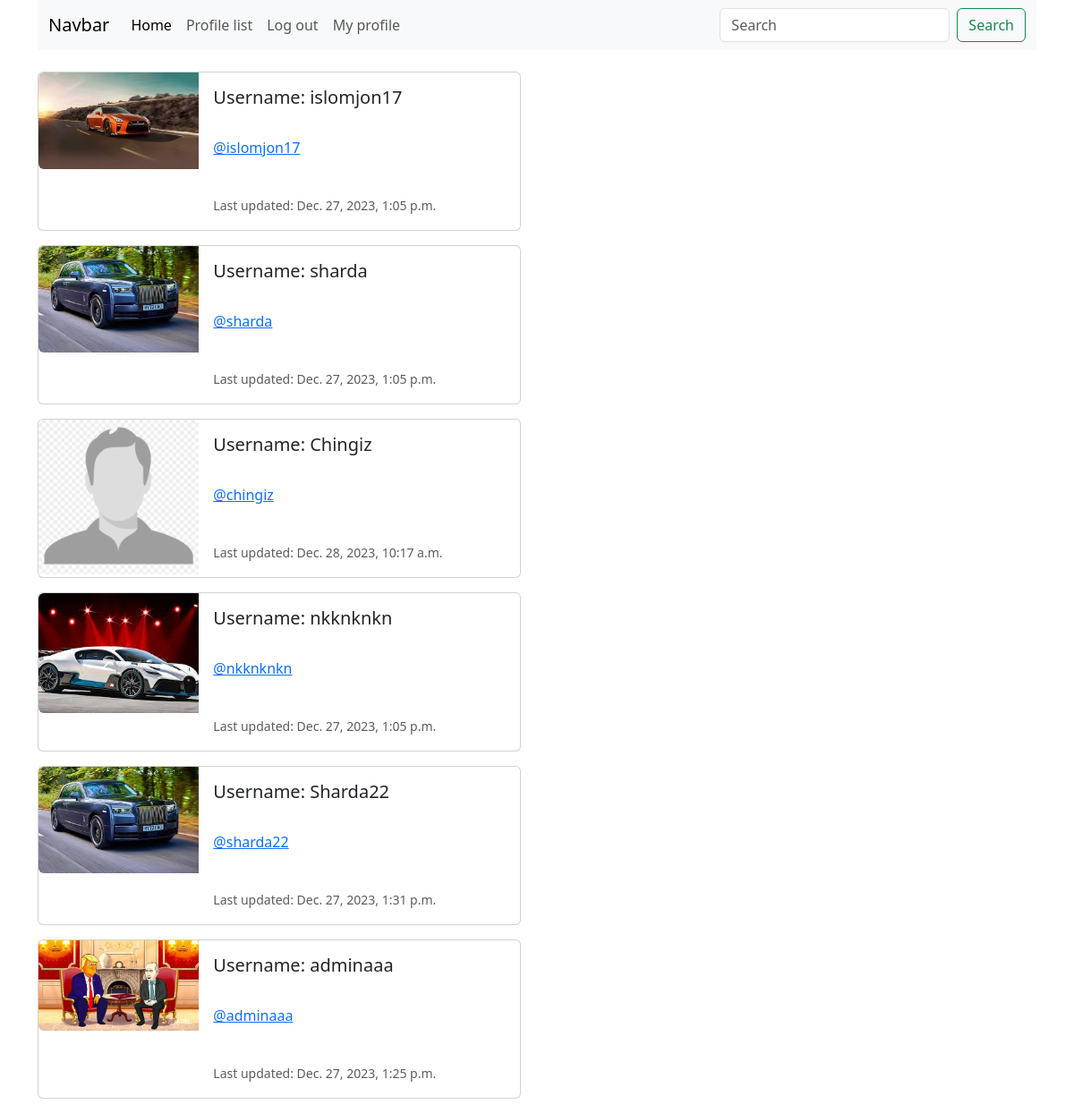
Screenshot of /profile_list/ (signed in) with the database file from the repository.
### twitterclone/models.py (models this page shows, shortened)
class Profile(models.Model):
    user = models.OneToOneField(User, on_delete=models.CASCADE)
    follows = models.ManyToManyField("self",
                                    related_name="followed_by",
                                    symmetrical=False,
                                    blank=True)
    profile_image = models.ImageField(null=True, blank=True, upload_to="images/")
    created_date = models.DateTimeField(User, auto_now=True)

### twitterclone/views.py (the view)
# urls.py: path('profile_list/', views.profile_list, name="profile_list"),
def profile_list(request):
    if request.user.is_authenticated:
        profiles = Profile.objects.exclude(user=request.user)
        return render(request, 'profile_list.html', {"profiles":profiles})
    else:
        messages.success(request, ("You have to log in"))
        return render(request, 'home.html', {})

### twitterclone/templates/profile_list.html
{% extends 'base.html' %}
{% load static %}
{% block content %}
{% if profiles %}
    {% for profiles in profiles %}
    <div class="card mb-3" style="max-width: 540px;">
        <div class="row g-0">
          <div class="col-md-4">
             {% if profiles.profile_image %}
              <img src="{{ profiles.profile_image.url }}" width="200" height="200" class="img-fluid rounded-start  " alt="{{ profiles.user.username }}">
              {% else %}
              <img src="{% static 'twitterclone/images/profile_image_2.png' %}" width="200" height="200" class="img-fluid rounded-start" alt="Profile picture">
             {% endif %}
          </div>
          <div class="col-md-8">
            <div class="card-body">
              <h5 class="card-title">Username: {{ profiles.user.username }}</h5>
              <br/>
              <p class="card-text"> <a href="{% url 'profile' profiles.user.id %}">@{{ profiles.user.username|lower }} </a> </p>
              <br/>
              <p class="card-text"><small class="text-body-secondary"> Last updated: {{ profiles.created_date }}</small></p>
            </div>
          </div>
        </div>
      </div>
    {% endfor %}
{% endif %}
{% endblock  %}

### rows the page displays
Profile: profile_image (picture), user.username "islomjon17", created_date "Dec. 27, 2023, 1:05 p.m."
Profile: profile_image (picture), user.username "sharda", created_date "Dec. 27, 2023, 1:05 p.m."
Profile: user.username "Chingiz", user.username "chingiz", created_date "Dec. 28, 2023, 10:17 a.m."
Profile: profile_image (picture), user.username "nkknknkn", created_date "Dec. 27, 2023, 1:05 p.m."
Profile: profile_image (picture), user.username "Sharda22", user.username "sharda22", created_date "Dec. 27, 2023, 1:31 p.m."
Profile: profile_image (picture), user.username "adminaaa", created_date "Dec. 27, 2023, 1:25 p.m."
